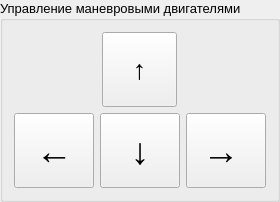
                <widget class="QGroupBox" name="groupBox_10">
                 <property name="font">
                  <font>
                   <pointsize>10</pointsize>
                  </font>
                 </property>
                 <property name="title">
                  <string>Управление маневровыми двигателями</string>
                 </property>
                 <layout class="QVBoxLayout" name="verticalLayout_18">
                  <item>
                   <layout class="QHBoxLayout" name="horizontalLayout_29">
                    <item>
                     <widget class="QPushButton" name="pushButton_14">
                      <property name="minimumSize">
                       <size>
                        <width>75</width>
                        <height>75</height>
                       </size>
                      </property>
                      <property name="maximumSize">
                       <size>
                        <width>75</width>
                        <height>75</height>
                       </size>
                      </property>
                      <property name="font">
                       <font>
                        <pointsize>20</pointsize>
                       </font>
                      </property>
                      <property name="text">
                       <string>↑</string>
                      </property>
                     </widget>
                    </item>
                   </layout>
                  </item>
                  <item>
                   <layout class="QHBoxLayout" name="horizontalLayout_27">
                    <item>
                     <widget class="QPushButton" name="pushButton_6">
                      <property name="minimumSize">
                       <size>
                        <width>75</width>
                        <height>75</height>
                       </size>
                      </property>
                      <property name="font">
                       <font>
                        <pointsize>28</pointsize>
                       </font>
                      </property>
                      <property name="text">
                       <string>←</string>
                      </property>
                     </widget>
                    </item>
                    <item>
                     <widget class="QPushButton" name="pushButton_7">
                      <property name="minimumSize">
                       <size>
                        <width>75</width>
                        <height>75</height>
                       </size>
                      </property>
                      <property name="font">
                       <font>
                        <pointsize>28</pointsize>
                       </font>
                      </property>
                      <property name="text">
                       <string>↓</string>
                      </property>
                     </widget>
                    </item>
                    <item>
                     <widget class="QPushButton" name="pushButton_8">
                      <property name="minimumSize">
                       <size>
                        <width>75</width>
                        <height>75</height>
                       </size>
                      </property>
                      <property name="font">
                       <font>
                        <pointsize>28</pointsize>
                       </font>
                      </property>
                      <property name="text">
                       <string>→	</string>
                      </property>
                     </widget>
                    </item>
                   </layout>
                  </item>
                 </layout>
                </widget>
